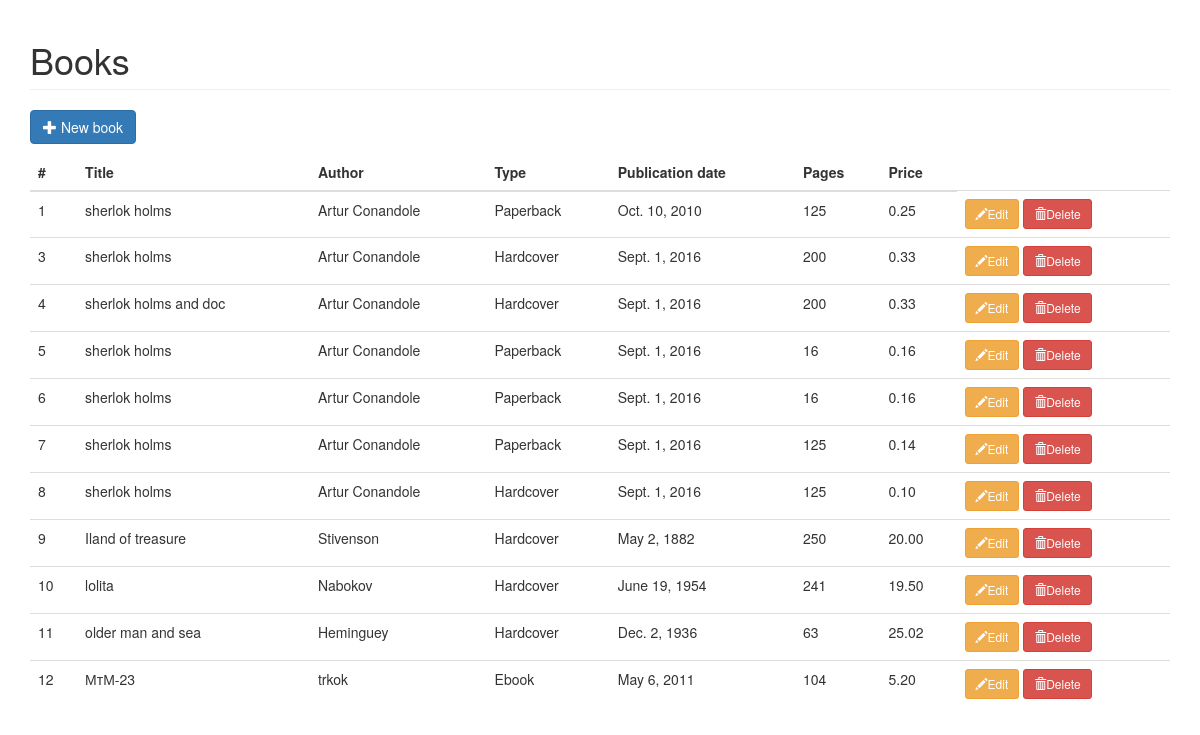
The page /books/ on the database its author committed.
### books/models.py (models this page shows, shortened)
class Book(models.Model):
    HARDCOVER = 1
    PAPERBACK = 2
    EBOOK = 3
    BOOK_TYPES = (
        (HARDCOVER, 'Hardcover'),
        (PAPERBACK, 'Paperback'),
        (EBOOK, 'Ebook'),
    )
    title = models.CharField(max_length=50)
    publication_date = models.DateField(null=True)
    author = models.CharField(max_length=30, blank=True)
    price = models.DecimalField(max_digits=5, decimal_places=2)
    pages = models.IntegerField(blank=True, null=True)
    book_type = models.PositiveSmallIntegerField(choices=BOOK_TYPES)
    class Meta:
        verbose_name = 'Книга'
        verbose_name_plural = 'Книги'

### books/views.py (the view)
# urls.py: url(r'^books/$', views.book_list, name='book_list'),
def book_list(request):
    books = Book.objects.all()
    return render(request, 'book_list.html', locals())

### templates/book_list.html (shortened to what this page needs)
{% extends 'base.html' %}
{% load static %}
{% block content %}
  <h1 class="page-header">Books</h1>
<p>
    <button type="button" class="btn btn-primary js-create-book" data-url="{% url 'books:book_create' %}">
        <span class="glyphicon glyphicon-plus"></span>
        New book
    </button>
</p>
  <table class="table" id="book-table">
    <thead>
      <tr>
        <th>#</th>
        <th>Title</th>
        <th>Author</th>
        <th>Type</th>
        <th>Publication date</th>
        <th>Pages</th>
        <th>Price</th>
      </tr>
    </thead>
    <tbody>
    {% include 'includes/partial_book_list.html' %}
    </tbody>
  </table>
{% endblock %}

### templates/base.html (shortened to what this page needs)
{% load static %}<!DOCTYPE html>
<html lang="en">
<head>
    <link rel="stylesheet" href="https://maxcdn.bootstrapcdn.com/bootstrap/3.3.7/css/bootstrap.min.css">
</head>
<body>
    <div class="container">
        {% block content %}
        {% endblock %}
    </div>
</body>
</html>

### templates/includes/partial_book_list.html
{% for book in books %}
        <tr>
          <td>{{ book.id }}</td>
          <td>{{ book.title }}</td>
          <td>{{ book.author }}</td>
          <td>{{ book.get_book_type_display }}</td>
          <td>{{ book.publication_date }}</td>
          <td>{{ book.pages }}</td>
          <td>{{ book.price }}</td>
          <td>
              <button type="button" class="btn btn-warning btn-sm js-update-book" data-url="{% url 'books:book_update' book.id %}">
                  <span class="glyphicon glyphicon-pencil"></span>Edit
              </button>
              <button type="button" class="btn btn-danger btn-sm js-delete-book" data-url="{% url 'books:book_delete' book.id %}">
                  <span class="glyphicon glyphicon-trash"></span>Delete
              </button>
          </td>
        </tr>
      {% empty %}
        <tr>
          <td colspan="7" class="text-center bg-warning">No book</td>
        </tr>
      {% endfor %}

### rows shown on the page
Book: id "1", title "sherlok holms", author "Artur Conandole", book_type "Paperback", publication_date "Oct. 10, 2010", pages "125", price "0.25"
Book: id "3", title "sherlok holms", author "Artur Conandole", book_type "Hardcover", publication_date "Sept. 1, 2016", pages "200", price "0.33"
Book: id "4", title "sherlok holms and doc", author "Artur Conandole", book_type "Hardcover", publication_date "Sept. 1, 2016", pages "200", price "0.33"
Book: id "5", title "sherlok holms", author "Artur Conandole", book_type "Paperback", publication_date "Sept. 1, 2016", pages "16", price "0.16"
Book: id "6", title "sherlok holms", author "Artur Conandole", book_type "Paperback", publication_date "Sept. 1, 2016", pages "16", price "0.16"
Book: id "7", title "sherlok holms", author "Artur Conandole", book_type "Paperback", publication_date "Sept. 1, 2016", pages "125", price "0.14"
Book: id "8", title "sherlok holms", author "Artur Conandole", book_type "Hardcover", publication_date "Sept. 1, 2016", pages "125", price "0.10"
Book: id "9", title "Iland of treasure", author "Stivenson", book_type "Hardcover", publication_date "May 2, 1882", pages "250", price "20.00"
Book: id "10", title "lolita", author "Nabokov", book_type "Hardcover", publication_date "June 19, 1954", pages "241", price "19.50"
Book: id "11", title "older man and sea", author "Heminguey", book_type "Hardcover", publication_date "Dec. 2, 1936", pages "63", price "25.02"
Book: id "12", title "МтМ-23", author "trkok", book_type "Ebook", publication_date "May 6, 2011", pages "104", price "5.20"
